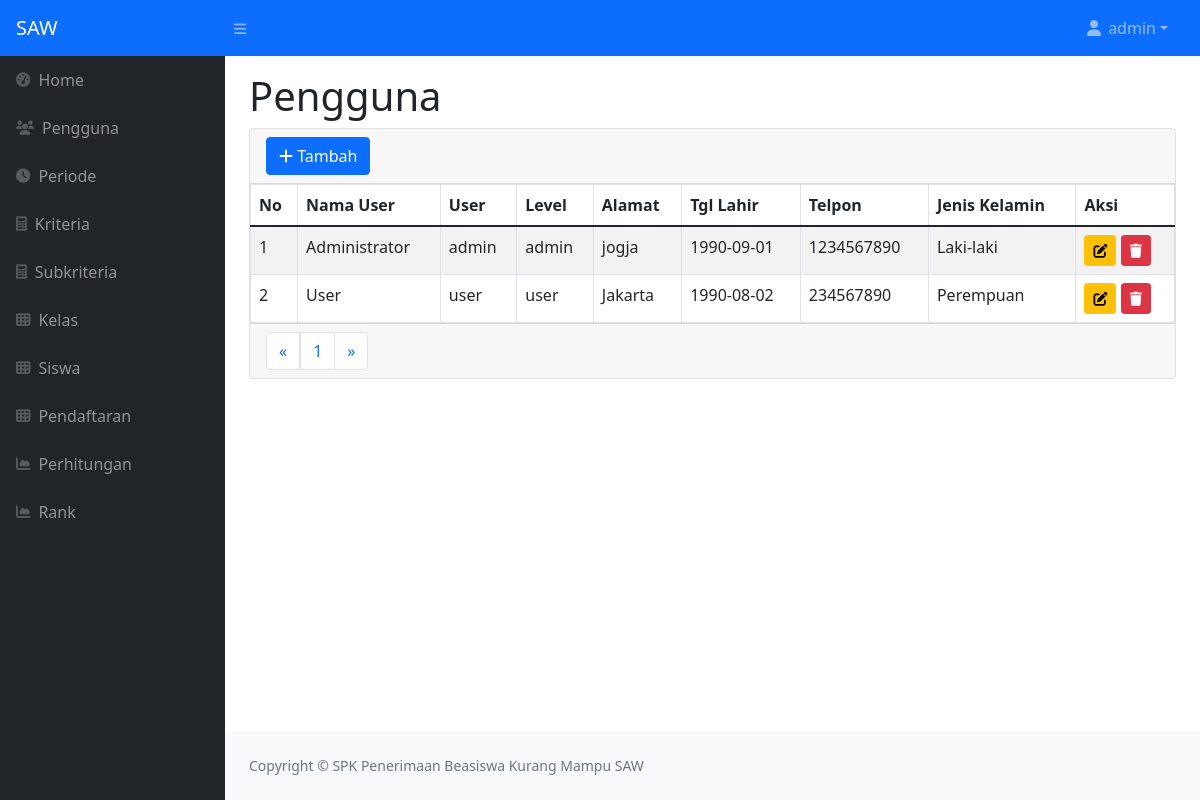
Screenshot of /index.php?m=user (signed in) with the database file from the repository.
### tables this page shows
CREATE TABLE `tb_user` (
  `id_user` int(11) NOT NULL,
  `nama_user` varchar(255) DEFAULT NULL,
  `user` varchar(16) DEFAULT NULL,
  `pass` varchar(16) DEFAULT NULL,
  `level` varchar(16) DEFAULT NULL,
  `alamat` varchar(255) DEFAULT NULL,
  `tanggal_lahir` date DEFAULT NULL,
  `telpon` varchar(16) DEFAULT NULL,
  `jk` varchar(16) DEFAULT NULL
);

### functions.php (called while the page is built, shortened)
<?php
include 'config.php';
include 'includes/db.php';
$db = new DB($config['server'], $config['username'], $config['password'], $config['database_name']);
include 'includes/paging.php';
function _get($key, $val = null)
{
    if (isset($_GET[$key]))
        return $_GET[$key];
    else
        return $val;
}
function _session($key, $val = null)
{
    if (isset($_SESSION[$key]))
        return $_SESSION[$key];
    else
        return $val;
}
$mod = _get('m');
function esc_field($str)
{
    return addslashes($str);
}

### config.php (called while the page is built)
<?php
$config["server"] = '172.23.0.3';
$config["username"] = 'root';
$config["password"] = 'changeme';
$config["database_name"] = 'zz_beasiswa';

### includes/db.php (called while the page is built, shortened)
<?php
class DB
{
    var $conn = null;
    public function __construct($host, $username, $passwd, $dbname)
    {
        $this->conn = mysqli_connect($host, $username, $passwd, $dbname);
    }
    public function query($sql)
    {
        $query = mysqli_query($this->conn, $sql) or die('<pre>Error mysqli_query: ' . mysqli_error($this->conn) . '<br />' . $sql . '</pre>');
        return $query;
    }
    public function get_results($sql)
    {
        $query = $this->query($sql);
        $arr = array();
        while ($row = mysqli_fetch_object($query)) {
            $arr[] = $row;
        }
        return $arr;
    }
    public function get_var($sql)
    {
        $query = $this->query($sql);
        $row = mysqli_fetch_row($query);
        if ($row)
            return $row[0];
    }
}

### user.php (the view, shortened to what this page needs)
<div class="page-header">
    <h1>Pengguna</h1>
</div>
<div class="card card-default">
    <div class="card-header">
        <form class="row g-1 align-items-center">
            <div class="col-auto">
                <a class="btn btn-primary" href="?m=user_tambah"><span class="fa fa-plus"></span> Tambah</a>
            </div>
        </form>
    </div>
    <table class="table table-bordered table-hover table-striped m-0">
        <thead>
            <tr>
                <th>No</th>
                <th>Nama User</th>
                <th>User</th>
                <th>Level</th>
                <th>Alamat</th>
                <th>Tgl Lahir</th>
                <th>Telpon</th>
                <th>Jenis Kelamin</th>
                <th>Aksi</th>
            </tr>
        </thead>
        <?php
        $q = esc_field(_get('q'));
        $pg = new Paging();
        $limit = 10;
        $offset = $pg->get_offset($limit, _get('page'));
        $from = "FROM tb_user";
        $where = "WHERE nama_user LIKE '%$q%'";
        $rows = $db->get_results("SELECT * $from $where ORDER BY id_user LIMIT $offset, $limit");
        $jumrec = $db->get_var("SELECT COUNT(*) $from $where");
        $no = $offset;
        foreach ($rows as $row) : ?>
            <tr>
                <td><?= ++$no ?></td>
                <td><?= $row->nama_user ?></td>
                <td><?= $row->user ?></td>
                <td><?= $row->level ?></td>
                <td><?= $row->alamat ?></td>
                <td><?= $row->tanggal_lahir ?></td>
                <td><?= $row->telpon ?></td>
                <td><?= $row->jk ?></td>
                <td>
                    <a class="btn btn-sm btn-warning" href="?m=user_ubah&ID=<?= $row->id_user ?>"><span class="fa fa-edit"></span></a>
                    <a class="btn btn-sm btn-danger" href="aksi.php?act=user_hapus&ID=<?= $row->id_user ?>" onclick="return confirm('Hapus data?')"><span class="fa fa-trash"></span></a>
                </td>
            </tr>
        <?php endforeach ?>
    </table>
    <div class="card-footer">
        <?= $pg->show("m=user&q=$q&page=", $jumrec, $limit, _get('page')) ?>
    </div>
</div>

### index.php (shortened to what this page needs)
<?php
include 'functions.php';
?>
<!DOCTYPE html>
<html lang="en">
<head>
    <link href="assets/css/styles.css" rel="stylesheet" />
    <link href="assets/fontawesome/css/all.min.css" rel="stylesheet" />
</head>
<body class="sb-nav-fixed">
    <nav class="sb-topnav navbar navbar-expand navbar-dark bg-primary">
        <a class="navbar-brand ps-3" href="?">SAW</a>
        <button class="btn btn-link btn-sm order-1 order-lg-0 me-4 me-lg-0" id="sidebarToggle" href="#!"><i class="fas fa-bars"></i></button>
        <ul class="navbar-nav ms-auto me-3 me-lg-4">
            <li class="nav-item dropdown">
                <a class="nav-link dropdown-toggle" id="navbarDropdown" href="#" role="button" data-bs-toggle="dropdown" aria-expanded="false"><i class="fas fa-user fa-fw"></i> <?= _session('login') ?></a>
            </li>
        </ul>
    </nav>
    <div id="layoutSidenav">
        <div id="layoutSidenav_nav">
            <nav class="sb-sidenav accordion sb-sidenav-dark bg-dark" id="sidenavAccordion">
                <div class="sb-sidenav-menu">
                    <div class="nav">
                        <a class="nav-link" href="?m=home">
                            <div class="sb-nav-link-icon"><i class="fas fa-tachometer-alt"></i></div>
                            Home
                        </a>
                        <?php if (_session('level') == 'admin') : ?>
                            <a class="nav-link" href="?m=user">
                                <div class="sb-nav-link-icon"><i class="fas fa-users"></i></div>
                                Pengguna
                            </a>
                            <a class="nav-link" href="?m=periode">
                                <div class="sb-nav-link-icon"><i class="fas fa-clock"></i></div>
                                Periode
                            </a>
                            <a class="nav-link" href="?m=kriteria">
                                <div class="sb-nav-link-icon"><i class="fas fa-calculator"></i></div>
                                Kriteria
                            </a>
                            <a class="nav-link" href="?m=crisp">
                                <div class="sb-nav-link-icon"><i class="fas fa-calculator"></i></div>
                                Subkriteria
                            </a>
                            <a class="nav-link" href="?m=kelas">
                                <div class="sb-nav-link-icon"><i class="fas fa-th"></i></div>
                                Kelas
                            </a>
                            <a class="nav-link" href="?m=siswa">
                                <div class="sb-nav-link-icon"><i class="fas fa-th"></i></div>
                                Siswa
                            </a>
                            <a class="nav-link" href="?m=rel_siswa">
                                <div class="sb-nav-link-icon"><i class="fas fa-th"></i></div>
                                Pendaftaran
                            </a>
                        <?php endif ?>
                        <a class="nav-link" href="?m=hitung">
                            <div class="sb-nav-link-icon"><i class="fas fa-chart-area"></i></div>
                            Perhitungan
                        </a>
                        <a class="nav-link" href="?m=rank">
                            <div class="sb-nav-link-icon"><i class="fas fa-chart-area"></i></div>
                            Rank
                        </a>
                    </div>
                </div>
            </nav>
        </div>
        <div id="layoutSidenav_content">
            <main>
                <div class="container-fluid px-4 py-3">
                    <?php
                    if (file_exists($mod . '.php'))
                        include $mod . '.php';
                    else
                        include 'home.php';
                    ?>
                </div>
            </main>
            <footer class="py-4 bg-light mt-auto">
                <div class="container-fluid px-4">
                    <div class="d-flex align-items-center justify-content-between small">
                        <div class="text-muted">Copyright &copy; SPK Penerimaan Beasiswa Kurang Mampu SAW</div>
                    </div>
                </div>
            </footer>
        </div>
    </div>
</body>
</html>

### includes/paging.php (shortened to what this page needs)
<?php
class Paging
{
	function get_offset($limit = 1, $page = 1)
	{
		if (empty($page) || $page < 1) {
			$offset = 0;
		} else {
			$offset = ($page - 1) * $limit;
		}
		return $offset;
	}
	function get_total_page($jumrec = 1, $limit = 1)
	{
		$total_page = ceil($jumrec / $limit);
		return $total_page;
	}
	function get_link($attribut = "", $jumrec = 1, $limit = 1, $page = 1)
	{
		$total_page = $this->get_total_page($jumrec, $limit);
		if ($page < 1) {
			$page = 1;
		}
		$page_link = "<li class='page-item'><a class='page-link' href='index.php?" . $attribut . "1' title='Awal'>&laquo;</a></li>";
		for ($i = 1; $i <= $total_page; $i++) {
			if ($i == $page) {
				$page_link .= "<li class='active'><a class='page-link' href='index.php?" . $attribut . "$i' title='Halaman $i'>$i</a></li>";
			} else {
				$page_link .= "<li class='page-item'><a class='page-link' href='index.php?" . $attribut . "$i' title='Halaman $i'>$i</a></li>";
			}
		}
		$page_link .= "<li class='page-item'><a class='page-link' href='index.php?" . $attribut . $total_page . "' title='Akhir' class='paging_next'>&raquo;</a></li>";
		return $page_link;
	}
	function show($attribut = "", $jumrec = 1, $limit = 1, $page = 1)
	{
		$total_page = $this->get_total_page($jumrec, $limit);
		return "<ul class='pagination m-0'>" . $this->get_link($attribut, $jumrec, $limit, $page) . "</ul>";
	}
}

### rows the page displays
tb_user: nama_user "Administrator", user "admin", level "admin", alamat "jogja", tanggal_lahir "1990-09-01", telpon "1234567890", jk "Laki-laki"
tb_user: nama_user "User", user "user", level "user", alamat "Jakarta", tanggal_lahir "1990-08-02", telpon "234567890", jk "Perempuan"

### other values shown
_session('login') "admin"
